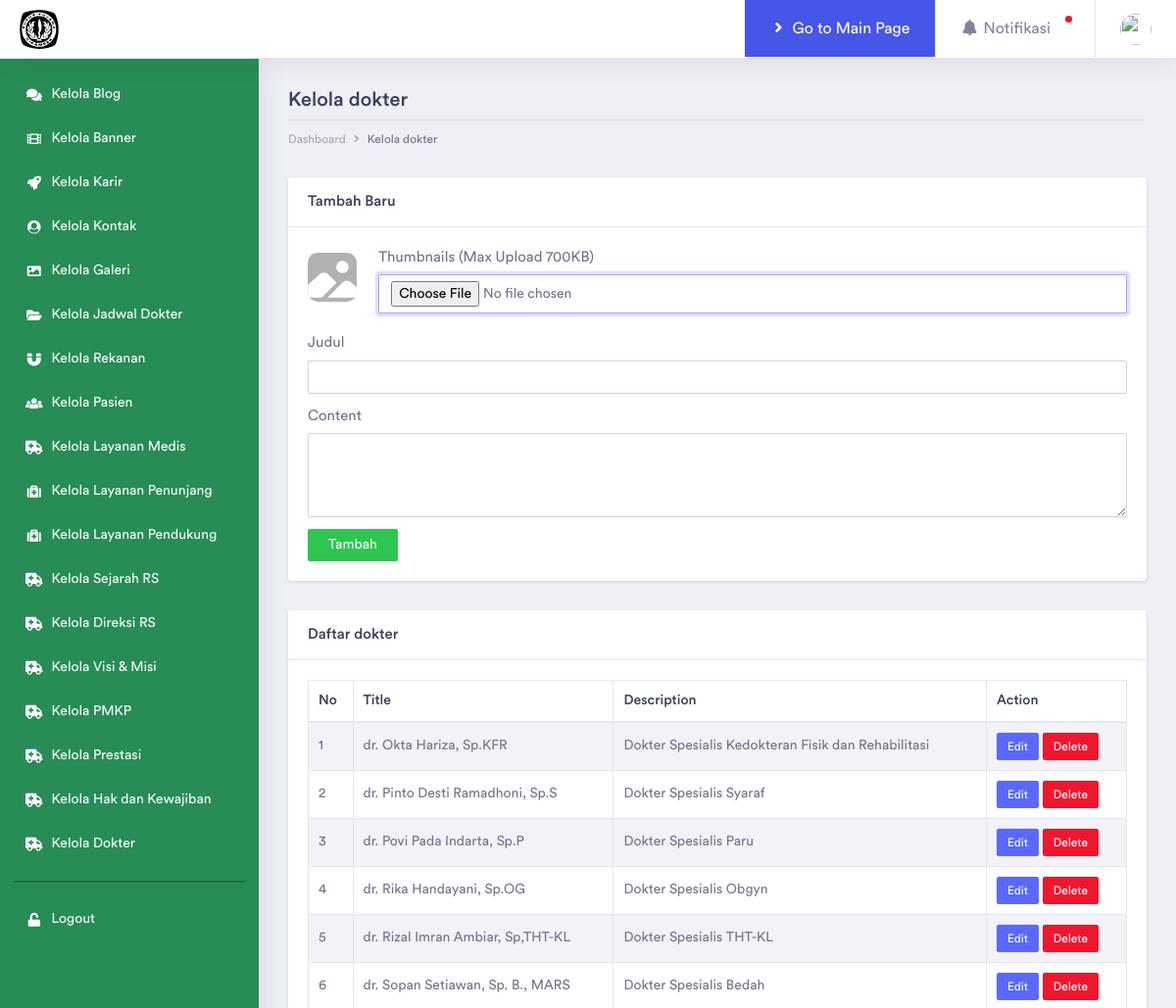
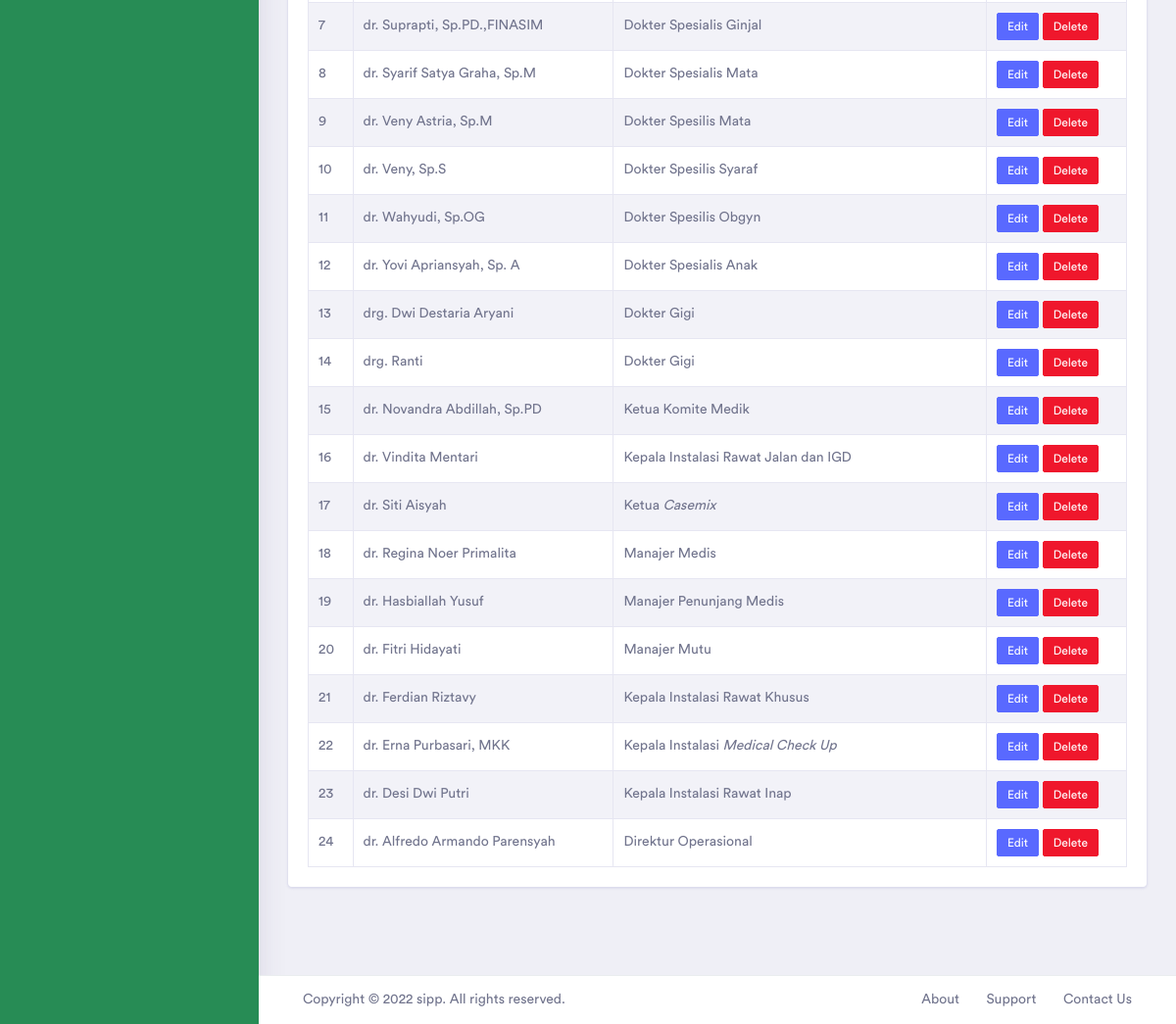
Page /admin/profil/dokter on the committed database (2 pictures, top to bottom).
### tables this page shows
CREATE TABLE `dokter` (
  `id` int(11) NOT NULL,
  `nama` text NOT NULL,
  `thumb` text NOT NULL,
  `slug` text NOT NULL,
  `deskripsi` text NOT NULL,
  `date_created` date NOT NULL
);

### application/controllers/Profil.php (called while the page is built, shortened)
<?php
class Profil extends CI_Controller {
      function __construct(){
        $this->load->helper('url');
        $this->load->library('form_validation');
        $this->load->helper('form');
        $this->load->library('form_validation');
      }
      public function page($konteks){
        $data['title_bar'] = "";
        $data['header_page'] = "";
        if($konteks == 'direksi'){
          $query2="SELECT * FROM $konteks order by id DESC limit 1";
        }else{
          $query2="SELECT * FROM $konteks order by id DESC";
        }
        $query_result2 = $this->db->query($query2)->result();
        $data['daftar'] = $query_result2;
        $data['konteks'] = $konteks;
        $this->load->view('backview/header.php', $data);
        $this->load->view('backview/admin/navbar.php', $data);
        $this->load->view('backview/admin/dashboard/profil.php', $data);
        $this->load->view('backview/footer.php', $data);
      }
}

### index.php (called while the page is built, shortened)
<?php
require_once BASEPATH.'core/CodeIgniter.php';

### application/views/backview/admin/dashboard/profil.php (the view, shortened to what this page needs)
<div class="dashboard-wrapper">
	        <div class="dashboard-influence">
	            <div class="container-fluid dashboard-content">
	                <div class="row">
	                    <div class="col-xl-12 col-lg-12 col-md-12 col-sm-12 col-12">
	                        <div class="page-header">
	                            <h3 class="mb-2">Kelola <?php echo $konteks?></h3>
	                            <div class="page-breadcrumb">
	                                <nav aria-label="breadcrumb">
	                                    <ol class="breadcrumb">
	                                        <li class="breadcrumb-item"><a href="#" class="breadcrumb-link">Dashboard</a></li>
	                                        <li class="breadcrumb-item active" aria-current="page">Kelola <?php echo $konteks; ?></li>
	                                    </ol>
	                                </nav>
	                            </div>
	                        </div>
	                    </div>
                    </div>
                    <div class="row">
                            <div class="col-xl-12 col-lg-12 col-md-12 col-sm-12 col-12">
                                <div class="card">
                                        <?php echo form_open_multipart('admin/profil/add/submit_profil'); ?>
                                            <h5 class="card-header">Tambah Baru</h5>
                                            <div class="card-body">
                                                    <div class="row">
                                                            <div class="col-lg-1 col-md-1 col-xs-6">
                                                            <img style="object-fit:cover;border-radius:10px;position:relative;top:6px;" width="50" height="50" id="img_thumb" src="<?php echo base_url() ?>assets/backview/images/image_default.png">
                                                            </div>
                                                            <div class="col-lg-11 col-md-11 col-xs-12 upload_component">
                                                            <div class="form-group">
                                                                <label for="exampleFormControlFile1">Thumbnails (Max Upload 700KB)</label>
                                                                <input type="file" class="form-control" id="upload_thumb" name="upload_thumb">
                                                            </div>
                                                            </div>
                                                    </div>
                                                    <div class="form-group">
                                                        <label for="inputText3" class="col-form-label">Judul</label>
                                                        <input id="inputText3" name="nama" type="text" class="form-control" required>
                                                    </div>
                                                    <div class="form-group">
                                                        <label for="exampleFormControlTextarea1">Content</label>
                                                        <textarea class="form-control" id="editor" rows="3" name="deskripsi"></textarea>
                                                    </div>
                                                    <input style="padding-left:20px;padding-right:20px;" type="submit" value="Tambah" class="btn btn-sm btn-success" name="submit_profil" id="submit blog"/>
                                            </div>
                                        <?php echo form_close();?>
                                </div>
                            </div>
                        </div>
                        <div class="row">
                            <div class="col-xl-12 col-lg-12 col-md-12 col-sm-12 col-12">
                                <div class="card">
                                    <div class="card-header">
                                        <h5 class="mb-0">Daftar <?php echo $konteks?></h5>
                                    </div>
                                    <div class="card-body">
                                        <div class="table-responsive">
                                            <table id="example" class="table table-striped table-bordered second" style="width:100%">
                                                <thead>
                                                    <tr>
                                                        <th>No</th>
                                                        <th>Title</th>
                                                        <th>Description</th>
                                                        <th>Action</th>
                                                    </tr>
                                                </thead>
                                                <tbody>
                                                    <?php
                                                            $i = 0;
                                                            foreach($daftar as $list){
                                                                $i = $i + 1;
                                                                ?>
                                                            <tr>
                                                                <td><?php echo $i; ?></td>
                                                                <td><?php echo $list->nama; ?></td>
                                                                <td><?php echo $list->deskripsi; ?></td>
                                                                <td><a href="<?php echo base_url()?>admin/profil/edit/<?php echo $list->id; ?>/<?php echo $konteks; ?>" class="btn btn-primary btn-xs">Edit   </a>&nbsp;<a href="<?php echo base_url()?>admin/profil/delete/<?php echo $list->id; ?>/<?php echo $konteks ?>" class="btn btn-danger btn-xs">Delete</a></td>
                                                            </tr>
                                                        <?php }
                                                    ?>
                                                </tbody>
                                            </table>
                                        </div>
                                    </div>
                                </div>
                            </div>
                        </div>
                </div>
            </div>
    <div class="footer">
        <div class="container-fluid">
            <div class="row">
                <div class="col-xl-6 col-lg-6 col-md-6 col-sm-12 col-12">
                Copyright © 2022 sipp. All rights reserved.
                </div>
                <div class="col-xl-6 col-lg-6 col-md-6 col-sm-12 col-12">
                    <div class="text-md-right footer-links d-none d-sm-block">
                        <a href="javascript: void(0);">About</a>
                        <a href="javascript: void(0);">Support</a>
                        <a href="javascript: void(0);">Contact Us</a>
                    </div>
                </div>
            </div>
        </div>
    </div>
</div>

### rows in the picture
dokter: nama "dr. Okta Hariza, Sp.KFR", deskripsi "Dokter Spesialis Kedokteran Fisik dan Rehabilitasi"
dokter: nama "dr. Pinto Desti Ramadhoni, Sp.S", deskripsi "Dokter Spesialis Syaraf"
dokter: nama "dr. Povi Pada Indarta, Sp.P", deskripsi "Dokter Spesialis Paru"
dokter: nama "dr. Rika Handayani, Sp.OG", deskripsi "Dokter Spesialis Obgyn"
dokter: nama "dr. Rizal Imran Ambiar, Sp,THT-KL", deskripsi "Dokter Spesialis THT-KL"
dokter: nama "dr. Sopan Setiawan, Sp. B., MARS", deskripsi "Dokter Spesialis Bedah"
dokter: nama "dr. Suprapti, Sp.PD.,FINASIM", deskripsi "Dokter Spesialis Ginjal"
dokter: nama "dr. Syarif Satya Graha, Sp.M", deskripsi "Dokter Spesialis Mata"
dokter: nama "dr. Veny Astria, Sp.M", deskripsi "Dokter Spesilis Mata"
dokter: nama "dr. Veny, Sp.S", deskripsi "Dokter Spesilis Syaraf"
dokter: nama "dr. Wahyudi, Sp.OG", deskripsi "Dokter Spesilis Obgyn"
dokter: nama "dr. Yovi Apriansyah, Sp. A", deskripsi "Dokter Spesialis Anak"
dokter: nama "drg. Dwi Destaria Aryani", deskripsi "Dokter Gigi"
dokter: nama "drg. Ranti", deskripsi "Dokter Gigi"
dokter: nama "dr. Novandra Abdillah, Sp.PD", deskripsi "Ketua Komite Medik"
dokter: nama "dr. Vindita Mentari", deskripsi "Kepala Instalasi Rawat Jalan dan IGD"
dokter: nama "dr. Siti Aisyah", deskripsi "Ketua Casemix"
dokter: nama "dr. Regina Noer Primalita", deskripsi "Manajer Medis"
dokter: nama "dr. Hasbiallah Yusuf", deskripsi "Manajer Penunjang Medis"
dokter: nama "dr. Fitri Hidayati", deskripsi "Manajer Mutu"
dokter: nama "dr. Ferdian Riztavy", deskripsi "Kepala Instalasi Rawat Khusus"
dokter: nama "dr. Erna Purbasari, MKK", deskripsi "Kepala Instalasi Medical Check Up"
dokter: nama "dr. Desi Dwi Putri", deskripsi "Kepala Instalasi Rawat Inap"
dokter: nama "dr. Alfredo Armando Parensyah", deskripsi "Direktur Operasional"

### other values in the picture
$konteks "dokter"
